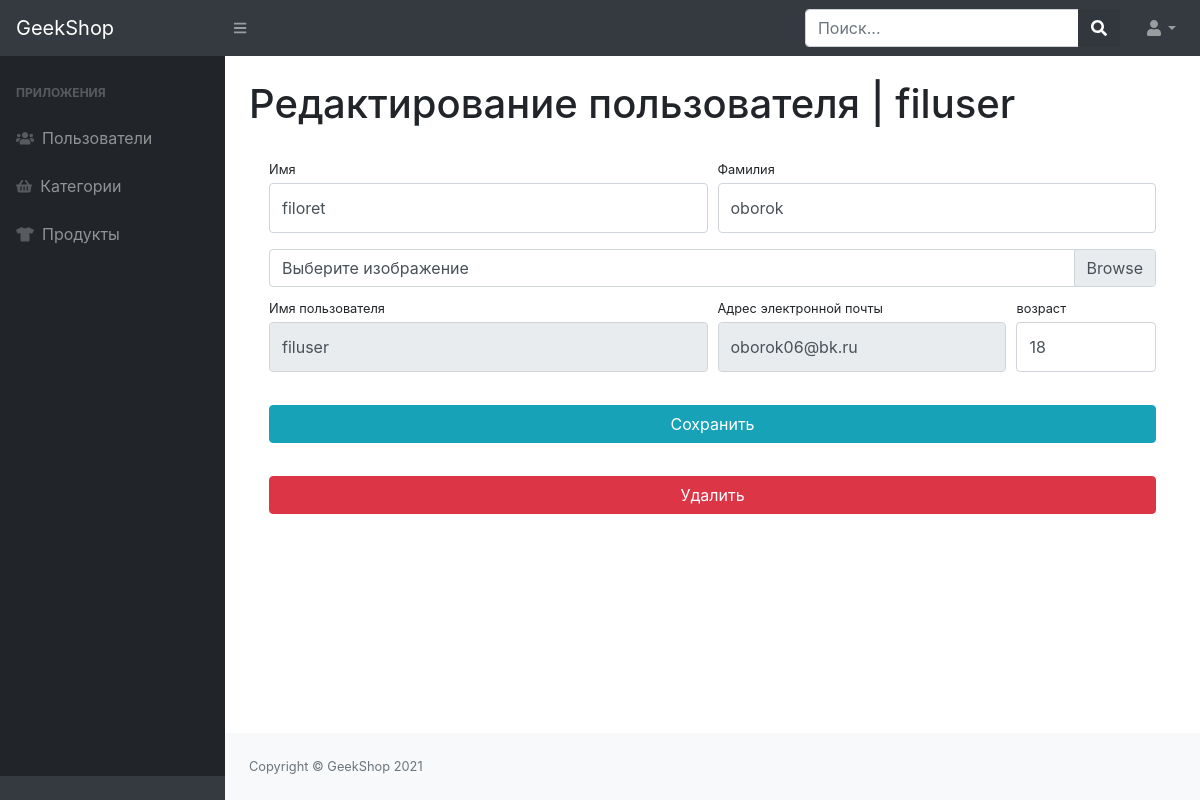
The app's page /adminapp/user_update/3/ (signed in), older data.
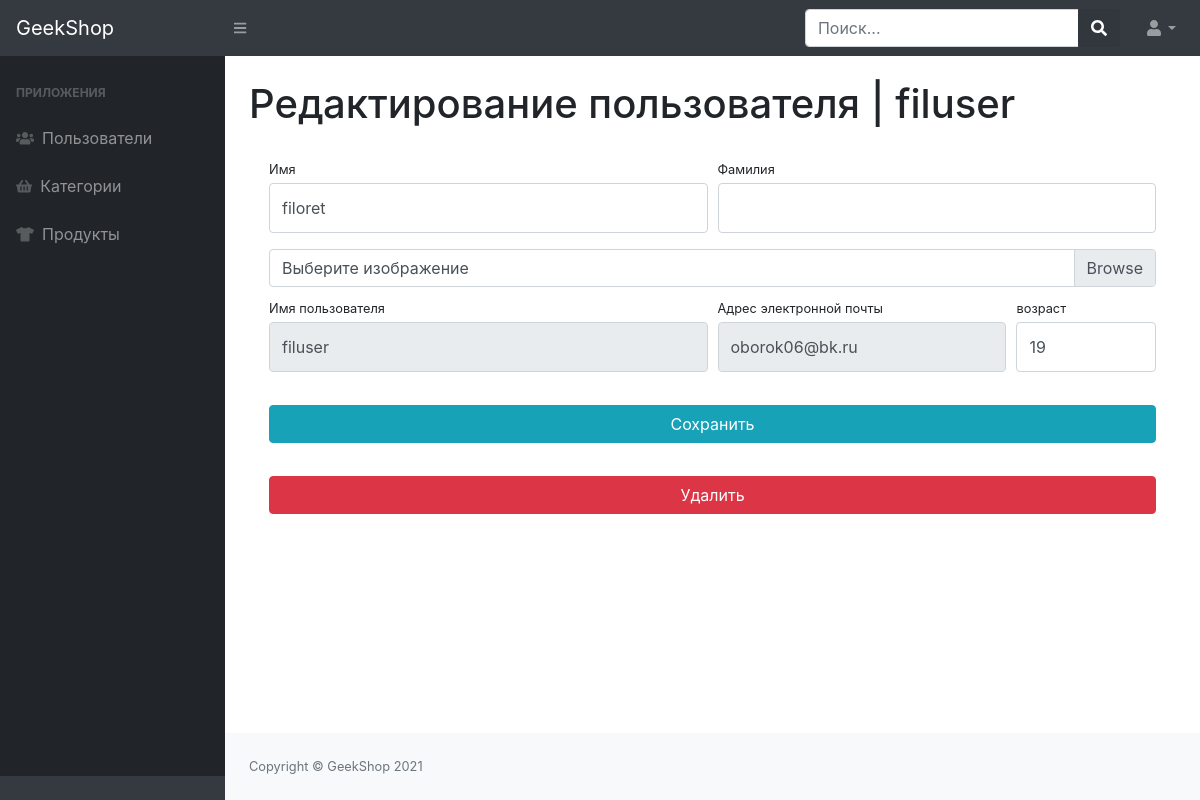
The same page, newer data.
### authapp/models.py (models this page shows)
class User(AbstractUser):
    image = models.ImageField(upload_to="users_image", blank=True)
    age = models.PositiveIntegerField(default=18)

### adminapp/views.py (the view)
# urls.py: path("user_update/<int:pk>/", UserUpdateView.as_view(), name="admin_user_update"),
class UserUpdateView(UpdateView, BaseClassContextMixin, CustomDispatchMixin):
    model = User
    template_name = "adminapp/admin-users-update-delete.html"
    form_class = UserAdminProfileForm
    title = " изменить"
    success_url = reverse_lazy("adminapp:admin_users")

### adminapp/forms.py
class UserAdminProfileForm(UserChangeForm):
    class Meta:
        model = User
        fields = ("username", "last_name", "first_name", "email", "image", "age")
    def __init__(self, *args, **kwargs):
        super(UserAdminProfileForm, self).__init__(*args, **kwargs)
        self.fields["username"].widget.attrs["readonly"] = True
        self.fields["email"].widget.attrs["readonly"] = True
        for field_name, field in self.fields.items():
            field.widget.attrs["class"] = "form-control py-4"
        self.fields["image"].widget.attrs["class"] = "custom-file-input"

### adminapp/mixin.py (called while the page is built)
    @method_decorator(user_passes_test(lambda u: u.is_superuser))
    def dispatch(self, request, *args, **kwargs):
        return super(CustomDispatchMixin, self).dispatch(request, *args, **kwargs)

    def get_context_data(self, **kwargs):
        context = super(BaseClassContextMixin, self).get_context_data(**kwargs)
        context["title"] = self.title
        return context

### adminapp/templates/adminapp/admin-users-update-delete.html (shortened to what this page needs)
{% extends "adminapp/base.html" %}
{% block content %}
  <div class="container-fluid">
    <h1 class="mt-4">Редактирование пользователя | {{ user.username }}</h1>
    <div class="card-body">
      <form action="{% url 'adminapp:admin_user_update' user.id %}" method="post" enctype="multipart/form-data">
        <div class="form-row">
          <div class="col-lg-6">
            <div class="form-group">
              <label class="small mb-1" for="{{ form.first_name.id_for_label }}">Имя</label>
              {{ form.first_name }}
            </div>
          </div>
          <div class="col-lg-6">
            <div class="form-group">
              <label class="small mb-1" for="{{ form.last_name.id_for_label }}">Фамилия</label>
              {{ form.last_name }}
            </div>
          </div>
        </div>
        <div class="form-row mb-2">
          <div class="col-lg-12">
            <div class="custom-file">
              <label class="custom-file-label" for="{{ form.image.id_for_label }}">Выберите изображение</label>
            </div>
          </div>
        </div>
        <div class="form-row">
          <div class="col-lg-6">
            <label class="small mb-1" for="{{ form.username.id_for_label }}">Имя пользователя</label>
            {{ form.username }}
          </div>
          <div class="col-lg-4">
            <label class="small mb-1" for="{{ form.email.id_for_label }}">Адрес электронной
              почты</label>
            {{ form.email }}
          </div>
          <div class="col-lg-2">
            <label class="small mb-1" for="{{ form.age.id_for_label }}">возраст</label>
            {{ form.age }}
          </div>
        </div>
        <div class="form-row">
          <div class="col-lg-12" style="margin-top: 33px;">
            <input class="btn btn-info btn-block" type="submit" value="Сохранить">
          </div>
        </div>
      </form>
      <form action="{% url 'adminapp:admin_user_delete' user.id %}" method="post">
        <div class="row">
          <div class="col-lg-12" style="margin-top: 33px;">
            <input class="btn btn-danger btn-block" type="submit" value="Удалить">
          </div>
        </div>
      </form>
    </div>
  </div>
{% endblock %}

Row changes from the older to the newer data that the page shows:
changed User "filuser": last_name "oborok" → (not shown); age "18" → "19"
